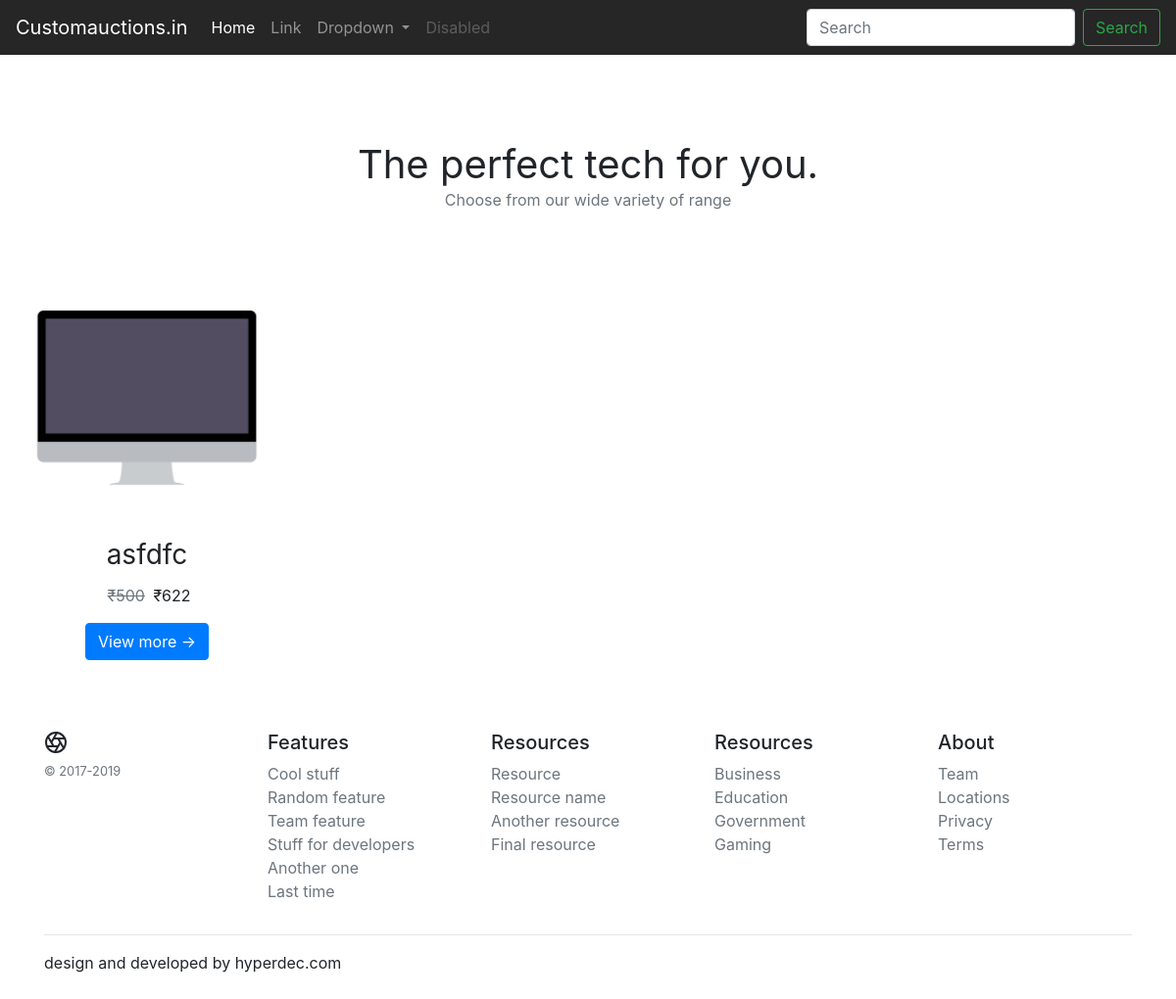
Page /p/tab on the earlier database version.
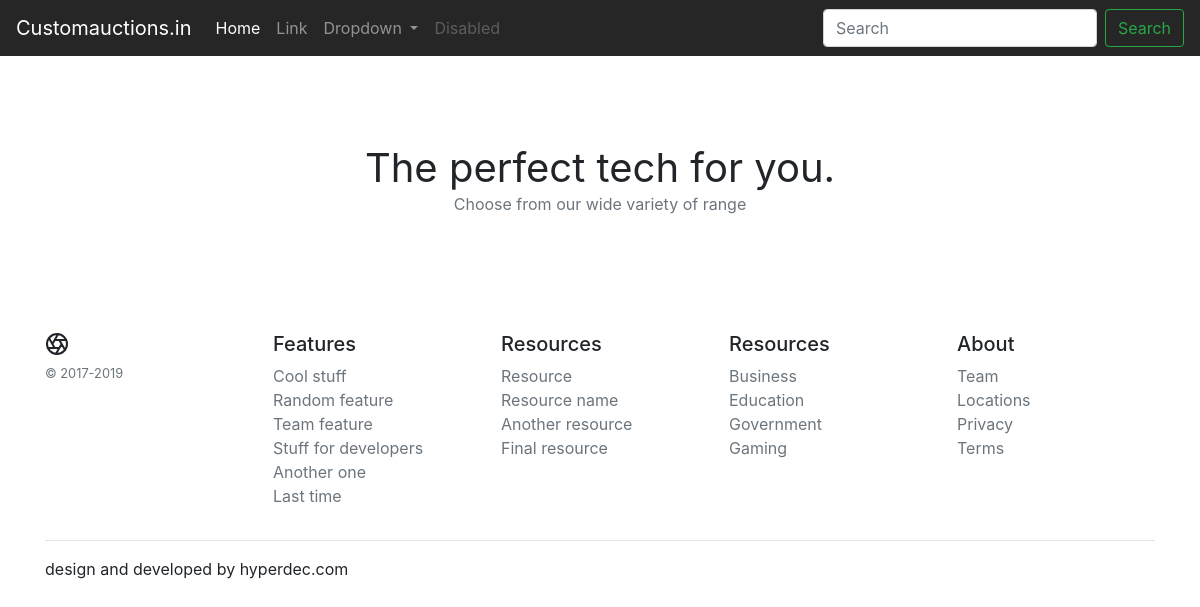
Same page on the later database version.
### product/models.py (models this page shows, shortened)
class Products(models.Model):
    title           =models.CharField(max_length=120)
    description     =models.TextField(max_length=1200)
    image           =models.ImageField(upload_to="product_image")
    category        =models.ForeignKey(Category,on_delete=models.CASCADE)
    real_price      =models.IntegerField()
    dicount_price   =models.IntegerField()
    slug = models.SlugField(max_length=100, blank=True, null=True)
    publish     =models.BooleanField(default=True)

### product/views.py (the view)
# urls.py: path('p/<category_slug>', product_list,name="prod"),
def product_list(request,category_slug):
    prod =Products.objects.filter(publish=True)
    if category_slug:
        catagory=get_object_or_404(Category,slug=category_slug)
        prod =prod.filter(category=catagory)
    context={'prod':prod}
    return render(request, 'prodlist.html', context)

### templates/prodlist.html
{% extends 'base.html' %}
  {% block body %}
<div id='home' class="jumbotron bg-white text-center rounded-0 m-0">
  <br>
  <strong class="h1 text-justify py-3  font-weight-normal">The perfect tech for you.</strong>
  <br>
  <strong class="text-muted font-weight-normal text-justify py-3">Choose from our wide variety of range</strong>
</div>
  <div class="row m-0">
  {% for i in prod %}
<div class="card text-center col-12 col-md-6 col-lg-3 card border-0 " style="width: 18rem;">
    <div CLASS="text-center m-0 p-0">
     <img src="/media/{{ i.image }}" class="img-fluid card-img-top m-0 p-0" style="max-height: 250px;max-width: 250px" alt="...">
    </div>
  <div class="card-body">
    <h3 class="card-title font-weight-normal">{{ i.title }}</h3>
    <p class="card-text "><del class="text-muted m-1"><span>₹</span>{{ i.real_price }}</del>  <span>₹</span>{{ i.dicount_price }} </p>
    <a href="/d/{{ i.slug }}" class="btn btn-primary">View more	&#8594</a>
  </div>
</div>
      {% endfor %}
  </div>
  {% endblock %}

Differences in the rows shown:
no longer on this page (row edited): Products: image (picture), title "asfdfc", real_price "500", dicount_price "622"
